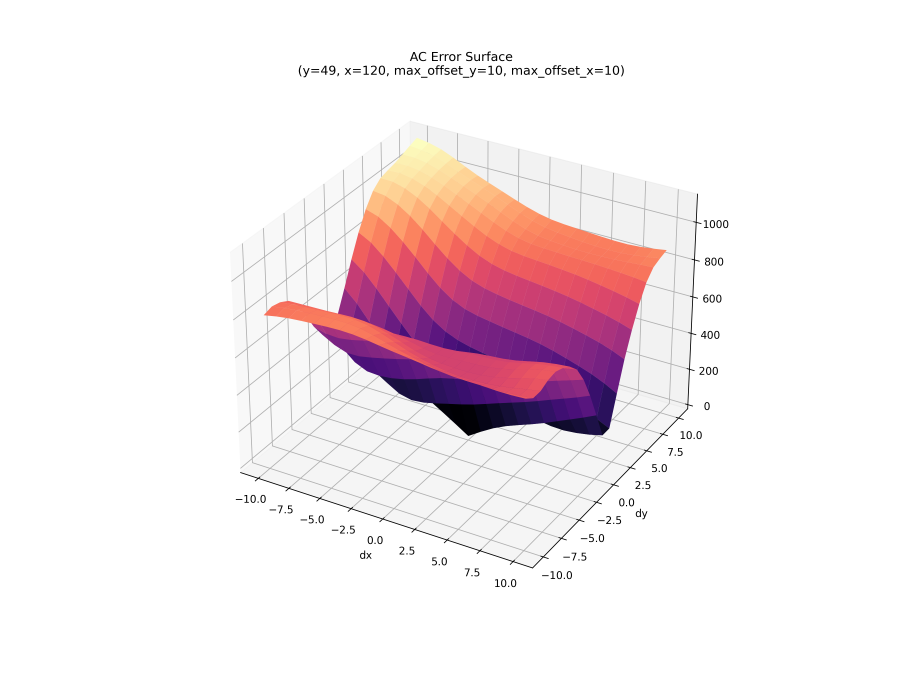
#> input picture images/autocorrelation_error_surface1.png, 3600 x 2700 px, given in place of lion_downscaled.jpg, which was not available (shown at 1/4 size)
$ python example_padding.py
#> lines starting #> are read from the running program, lines starting #| are printed output that depends on the picture; pictures that were not available may be replaced by others from this repository, and a replacement may not be noted
### computer_vision/util/images.py
"""danielsinkin97@gmail.com"""

from pathlib import Path
from typing import Optional

import matplotlib.pyplot as plt
import numpy as np
from PIL import Image


def rgb_to_grayscale(rgb_image: np.ndarray) -> np.ndarray:
    """
    Takes in an image and converts it to grayscale based on https://en.wikipedia.org/wiki/Rec._601
    """
    rgb = rgb_image.astype(np.float32)
    grayscale = 0.2989 * rgb[..., 0] + 0.5870 * rgb[..., 1] + 0.1140 * rgb[..., 2]
    return grayscale


def load_image_as_array(path: Path) -> np.ndarray:
    """Loads an image and returns it as a numpy array."""
    path = Path(path)
    with Image.open(path) as img:
#> img is the input picture: PIL image 3600x2700 RGBA; mean R, G, B, A 244.1, 233.6, 236.5, 255
#> in rgb_to_grayscale, `grayscale = 0.2989 * rgb[..., 0] + 0.5870 * rgb[..., 1] + 0.1140 * rgb..`:
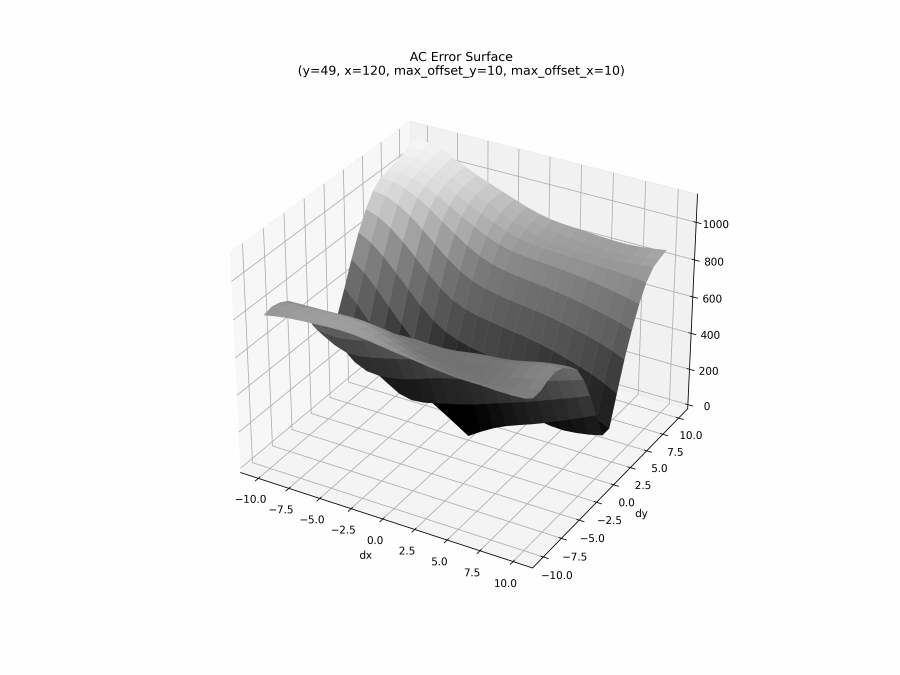
#> grayscale: shape (2700, 3600) float32 (shown at 1/4 size); min 0, max 255, mean 237
        return np.array(img)


def plot_grayscale(
    array,
    title: Optional[str] = None,
    filename: Optional[str] = None,
    figsize: tuple[int, int] = (6, 6),
    **imshow_kwargs,
) -> None:
    """Plots the image as a grayscale image."""
    assert "cmap" not in imshow_kwargs
    assert "interpolation" not in imshow_kwargs
    assert "X" not in imshow_kwargs

    plt.figure(figsize=figsize)
    plt.imshow(array, cmap="gray", interpolation="nearest", **imshow_kwargs)
    plt.axis("off")
    if title is not None:
        plt.title(f"{title} {array.shape}")
    if filename is not None:
        if "." not in filename:
            filename = filename + ".png"
        plt.savefig(f"images/{filename}", dpi=300)

### computer_vision/src/padding.py
"""danielsinkin97@gmail.com"""

from enum import StrEnum

import numpy as np


class PaddingType(StrEnum):
    """Contains the types of padding that have been implemented so far."""

    ZERO = "zero"
    WRAP = "wrap"
    CLAMP = "clamp"
    MIRROR = "mirror"


def apply_padding(
    image: np.ndarray,
    pad: int | tuple[tuple[int, int], tuple[int, int]],
    padding_type: PaddingType = PaddingType.ZERO,
) -> np.ndarray:
    """Apply the selected type of padding to the image and return this padded version.

    The pad parameter can either be:
      - An integer: pad equally on all sides.
      - A tuple of tuples: ((top, bottom), (left, right)) for specific border sizes.
    """
#> called with pad = 5, padding_type = 'zero'
    if isinstance(pad, int):
        top = pad
        bottom = pad
        left = pad
        right = pad
    else:
        (top, bottom), (left, right) = pad

    i_h, i_w = image.shape
#> i_h = 2700; i_w = 3600
    p_h, p_w = i_h + top + bottom, i_w + left + right
#> p_h = 2710; p_w = 3610

    image_padded = np.zeros((p_h, p_w), dtype=image.dtype)

    image_padded[top : top + i_h, left : left + i_w] = image
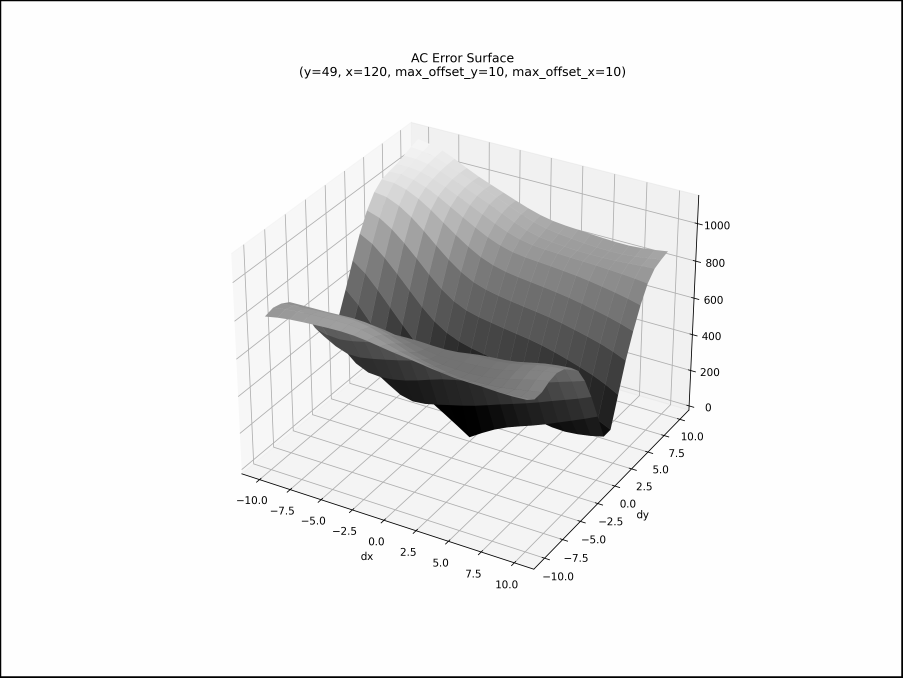
#> image_padded: shape (2710, 3610) float32 (shown at 1/4 size); min 0, max 255, mean 235.5

    match padding_type:
        case PaddingType.ZERO:
            # For zero padding, nothing additional is needed.
            pass

        case PaddingType.WRAP:
            # Top border
            image_padded[:top, left : left + i_w] = image[-top:, :]
            # Bottom border
            image_padded[top + i_h :, left : left + i_w] = image[:bottom, :]
            # Left border
            image_padded[top : top + i_h, :left] = image[:, -left:]
            # Right border
            image_padded[top : top + i_h, left + i_w :] = image[:, :right]

            # Top-left corner
            image_padded[:top, :left] = image[-top:, -left:]
            # Top-right corner
            image_padded[:top, left + i_w :] = image[-top:, :right]
            # Bottom-left corner
            image_padded[top + i_h :, :left] = image[:bottom, -left:]
            # Bottom-right corner
            image_padded[top + i_h :, left + i_w :] = image[:bottom, :right]

        case PaddingType.CLAMP:
            # Top border: repeat the first row.
            image_padded[:top, left : left + i_w] = image[0, :]
            # Bottom border: repeat the last row.
            image_padded[top + i_h :, left : left + i_w] = image[-1, :]
            # Left border: repeat the first column.
            image_padded[top : top + i_h, :left] = np.tile(
                image[:, 0][:, np.newaxis], (1, left)
            )
            # Right border: repeat the last column.
            image_padded[top : top + i_h, left + i_w :] = np.tile(
                image[:, -1][:, np.newaxis], (1, right)
            )

            # Top-left corner
            image_padded[:top, :left] = image[0, 0]
            # Top-right corner
            image_padded[:top, left + i_w :] = image[0, -1]
            # Bottom-left corner
            image_padded[top + i_h :, :left] = image[-1, 0]
            # Bottom-right corner
            image_padded[top + i_h :, left + i_w :] = image[-1, -1]

        case PaddingType.MIRROR:
            # Top border
            image_padded[:top, left : left + i_w] = image[top:0:-1, :]
            # Bottom border: mirror rows from the bottom.
            image_padded[top + i_h :, left : left + i_w] = image[
                -2 : -2 - bottom : -1, :
            ]
            # Left border
            image_padded[top : top + i_h, :left] = image[:, left:0:-1]
            # Right border
            image_padded[top : top + i_h, left + i_w :] = image[:, -2 : -2 - right : -1]

            # Top-left corner
            image_padded[:top, :left] = image[top:0:-1, left:0:-1]
            # Top-right corner
            image_padded[:top, left + i_w :] = image[top:0:-1, -2 : -2 - right : -1]
            # Bottom-left corner
            image_padded[top + i_h :, :left] = image[-2 : -2 - bottom : -1, left:0:-1]
            # Bottom-right corner
            image_padded[top + i_h :, left + i_w :] = image[
                -2 : -2 - bottom : -1, -2 : -2 - right : -1
            ]

    return image_padded

### examples/example_padding.py
#!/usr/bin/env python3
"""danielsinkin97@gmail.com"""

import matplotlib.pyplot as plt

from computer_vision.src.padding import PaddingType, apply_padding
from computer_vision.util.images import (
    load_image_as_array,
    plot_grayscale,
    rgb_to_grayscale,
)

image = rgb_to_grayscale(
    load_image_as_array(
        "/Users/danielsinkin/GitHub_private/computer-vision/data/lion_downscaled.jpg"
    )
)


def apply_padding_and_plot(
    padding_size: int, padding_type: PaddingType, show: bool = True
) -> None:
    """Helper function that pads and plots in one go."""
    filename = f"padding_{padding_type}"
    plot_grayscale(
        apply_padding(image=image, pad=padding_size, padding_type=padding_type),
        title=filename,
        filename=filename,
    )
    if show:
        plt.show()
    else:
        plt.close()


def example_padding(show=True) -> None:
    """Displays and saves the different types of padding."""
    apply_padding_and_plot(5, "zero", show=show)
    apply_padding_and_plot(10, "wrap", show=show)
#> call 2 of apply_padding, with pad = 10, padding_type = 'wrap'
#> in apply_padding (call 2), `image_padded[top : top + i_h, left : left + i_w] = image`:
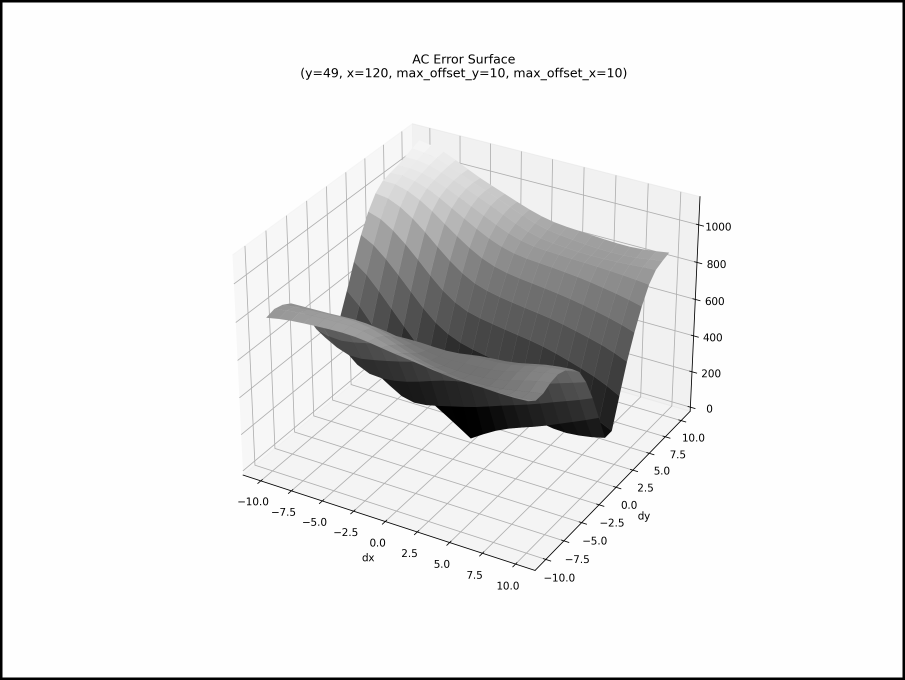
#> image_padded: shape (2720, 3620) float32 (shown at 1/4 size); min 0, max 255, mean 234
#> call 2 of plot_grayscale, with title = 'padding_wrap', filename = 'padding_wrap', figsize = (6, 6)
#> in plot_grayscale (call 2), `plt.savefig(f"images/{filename}", dpi=300)`:
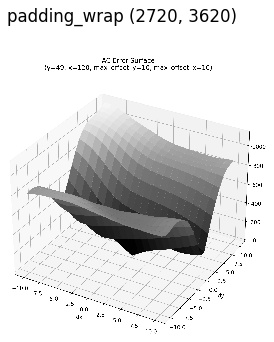
#> figure drawn by matplotlib, 1 panel
    apply_padding_and_plot(10, "clamp", show=show)
#> call 3 of plot_grayscale, with title = 'padding_clamp', filename = 'padding_clamp', figsize = (6, 6)
#> in plot_grayscale (call 3), `plt.savefig(f"images/{filename}", dpi=300)`:
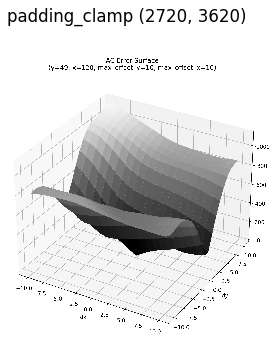
#> figure drawn by matplotlib, 1 panel
    apply_padding_and_plot(10, "mirror", show=show)


if __name__ == "__main__":
    example_padding(show=True)

$ run again, on images/convolution_box_visualisation_20250411_043456.png
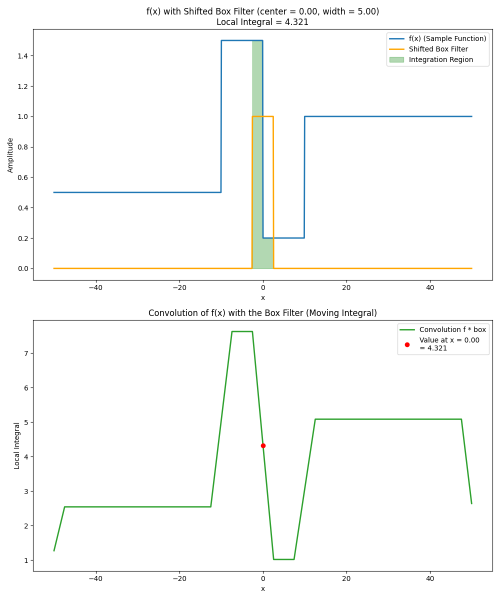
#> input picture images/convolution_box_visualisation_20250411_043456.png, 1000 x 1200 px, given in place of lion_downscaled.jpg, which was not available (shown at 1/2 size)
#> in load_image_as_array, img is the input picture: PIL image 1000x1200 RGBA; mean R, G, B, A 249.4, 250.3, 249.1, 255
#> in apply_padding (call 2), `image_padded[top : top + i_h, left : left + i_w] = image`:
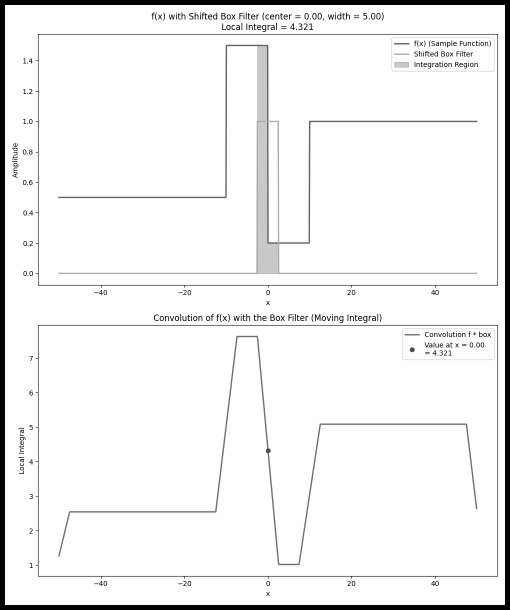
#> image_padded: shape (1220, 1020) float32 (shown at 1/2 size); min 0, max 255, mean 241
#> in plot_grayscale (call 2), `plt.savefig(f"images/{filename}", dpi=300)`:
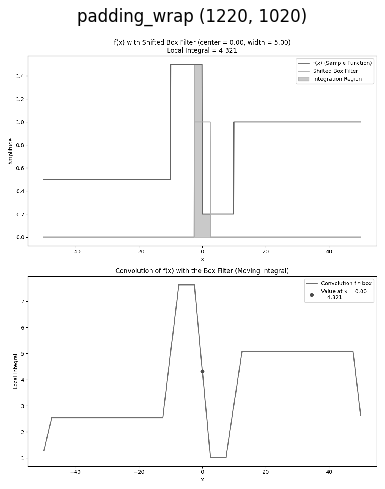
#> figure drawn by matplotlib, 1 panel
